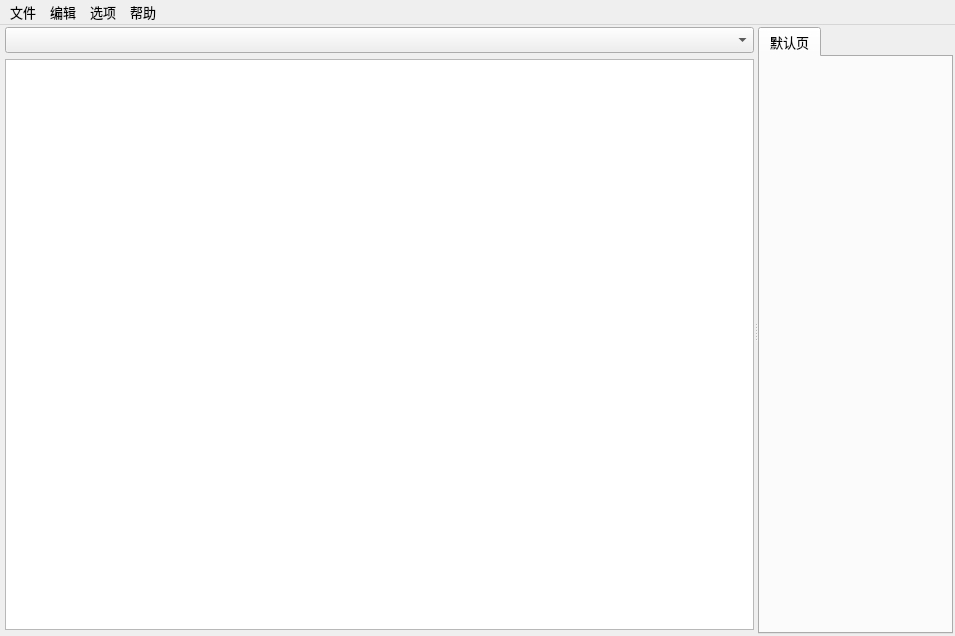
<?xml version="1.0" encoding="UTF-8"?>
<ui version="4.0">
 <class>MainWindow</class>
 <widget class="QMainWindow" name="MainWindow">
  <property name="geometry">
   <rect>
    <x>0</x>
    <y>0</y>
    <width>955</width>
    <height>636</height>
   </rect>
  </property>
  <property name="font">
   <font>
    <family>微软雅黑</family>
    <pointsize>10</pointsize>
   </font>
  </property>
  <property name="windowTitle">
   <string>EasyNote</string>
  </property>
  <widget class="QWidget" name="centralwidget">
   <layout class="QHBoxLayout" name="horizontalLayout">
    <property name="spacing">
     <number>2</number>
    </property>
    <property name="leftMargin">
     <number>2</number>
    </property>
    <property name="topMargin">
     <number>2</number>
    </property>
    <property name="rightMargin">
     <number>2</number>
    </property>
    <property name="bottomMargin">
     <number>2</number>
    </property>
    <item>
     <widget class="QSplitter" name="splitter">
      <property name="orientation">
       <enum>Qt::Horizontal</enum>
      </property>
      <widget class="QWidget" name="layoutWidget">
       <layout class="QVBoxLayout" name="verticalLayout">
        <property name="leftMargin">
         <number>3</number>
        </property>
        <property name="bottomMargin">
         <number>4</number>
        </property>
        <item>
         <widget class="QComboBox" name="comboBox">
          <property name="contextMenuPolicy">
           <enum>Qt::CustomContextMenu</enum>
          </property>
         </widget>
        </item>
        <item>
         <widget class="FileTreeWidget" name="treeWidgetFile">
          <property name="contextMenuPolicy">
           <enum>Qt::CustomContextMenu</enum>
          </property>
          <property name="headerHidden">
           <bool>true</bool>
          </property>
          <property name="indentation">
           <number>14</number>
          </property>
          <column>
           <property name="text">
            <string notr="true">1</string>
           </property>
          </column>
         </widget>
        </item>
       </layout>
      </widget>
      <widget class="QTabWidget" name="tabWidgetNote">
       <property name="font">
        <font>
         <family>微软雅黑</family>
         <pointsize>10</pointsize>
        </font>
       </property>
       <property name="contextMenuPolicy">
        <enum>Qt::CustomContextMenu</enum>
       </property>
       <property name="currentIndex">
        <number>0</number>
       </property>
       <widget class="QWidget" name="tabDefault">
        <attribute name="title">
         <string>默认页</string>
        </attribute>
       </widget>
      </widget>
     </widget>
    </item>
   </layout>
  </widget>
  <widget class="QMenuBar" name="menubar">
   <property name="geometry">
    <rect>
     <x>0</x>
     <y>0</y>
     <width>955</width>
     <height>25</height>
    </rect>
   </property>
   <widget class="QMenu" name="menu">
    <property name="title">
     <string>文件</string>
    </property>
    <addaction name="actionSave"/>
   </widget>
   <widget class="QMenu" name="menu_2">
    <property name="title">
     <string>编辑</string>
    </property>
    <addaction name="actionFind"/>
    <addaction name="actionReplace"/>
   </widget>
   <widget class="QMenu" name="menu_3">
    <property name="title">
     <string>选项</string>
    </property>
    <addaction name="actionFont"/>
    <addaction name="actionTop"/>
    <addaction name="actionDark"/>
    <addaction name="actionSet"/>
   </widget>
   <widget class="QMenu" name="menu_4">
    <property name="title">
     <string>帮助</string>
    </property>
    <addaction name="actionHelp"/>
    <addaction name="actionAbout"/>
   </widget>
   <addaction name="menu"/>
   <addaction name="menu_2"/>
   <addaction name="menu_3"/>
   <addaction name="menu_4"/>
  </widget>
  <action name="actionSave">
   <property name="text">
    <string>另存为</string>
   </property>
  </action>
  <action name="actionFont">
   <property name="text">
    <string>字体</string>
   </property>
  </action>
  <action name="actionSet">
   <property name="text">
    <string>高级设置</string>
   </property>
  </action>
  <action name="actionFind">
   <property name="text">
    <string>查找</string>
   </property>
  </action>
  <action name="actionAbout">
   <property name="text">
    <string>关于</string>
   </property>
  </action>
  <action name="actionTop">
   <property name="checkable">
    <bool>true</bool>
   </property>
   <property name="text">
    <string>窗口置顶</string>
   </property>
  </action>
  <action name="actionHelp">
   <property name="text">
    <string>帮助</string>
   </property>
  </action>
  <action name="actionDark">
   <property name="checkable">
    <bool>true</bool>
   </property>
   <property name="text">
    <string>夜间模式</string>
   </property>
  </action>
  <action name="actionReplace">
   <property name="text">
    <string>替换</string>
   </property>
  </action>
 </widget>
 <customwidgets>
  <customwidget>
   <class>FileTreeWidget</class>
   <extends>QTreeWidget</extends>
   <header>filetreewidget.h</header>
  </customwidget>
 </customwidgets>
 <resources/>
 <connections/>
</ui>
